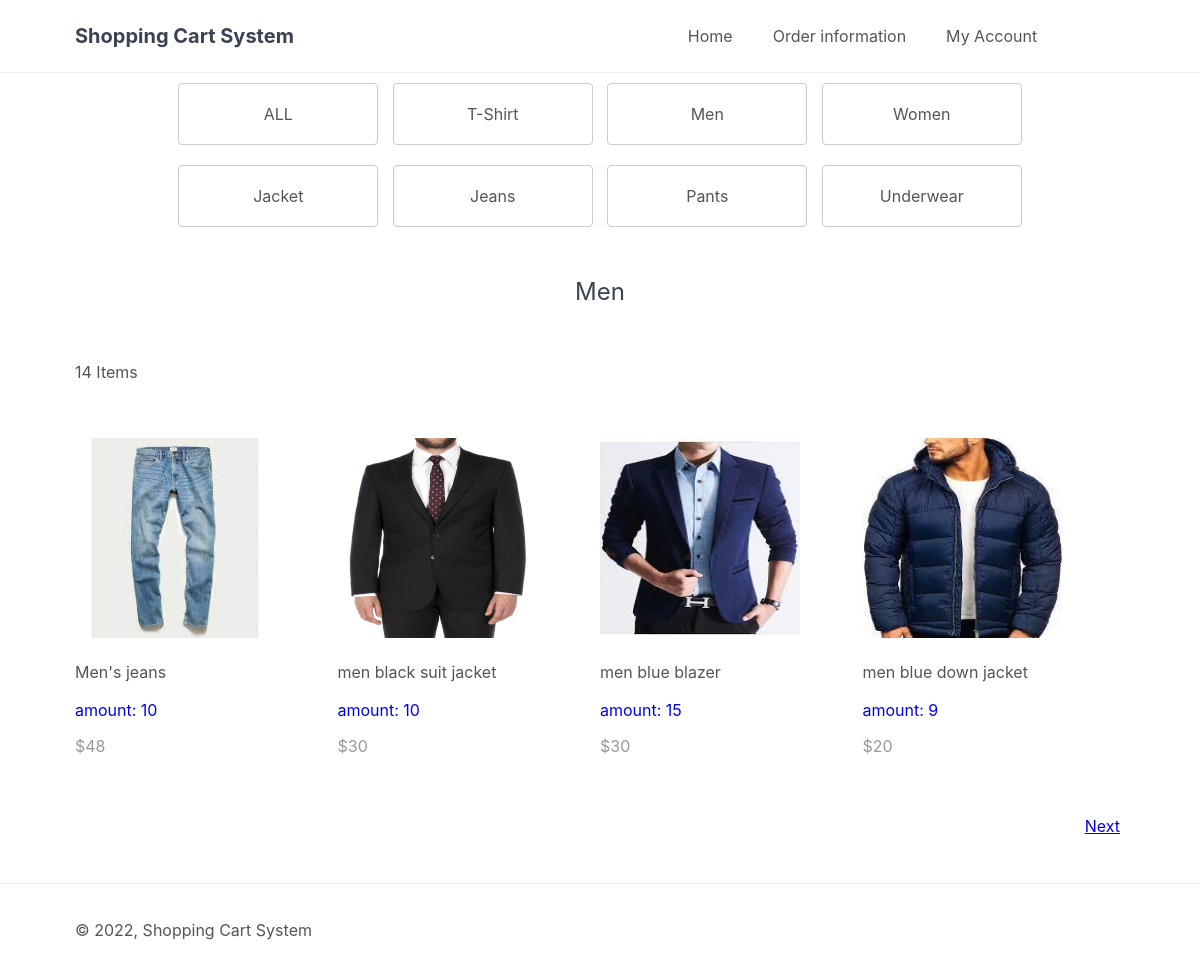
The page /index.php?page=manage&category=men (signed in) on the database its author committed.
### tables this page shows
CREATE TABLE IF NOT EXISTS `item_category` (
  `item_id` int(11) NOT NULL AUTO_INCREMENT,
  `category` varchar(64) DEFAULT NULL,
  KEY `item_id` (`item_id`),
  CONSTRAINT `item_category_ibfk_1` FOREIGN KEY (`item_id`) REFERENCES `item` (`item_id`)
);

CREATE TABLE IF NOT EXISTS `item` (
  `item_id` int(11) NOT NULL AUTO_INCREMENT,
  `item_name` varchar(64) DEFAULT NULL,
  `desc` varchar(1024) DEFAULT NULL,
  `price` int(11) DEFAULT NULL,
  `rrp` int(11) DEFAULT NULL,
  `quantity` int(11) DEFAULT NULL,
  `img` varchar(32) DEFAULT NULL,
  `date_added` datetime NOT NULL DEFAULT CURRENT_TIMESTAMP,
  `availability` tinyint(1) DEFAULT NULL,
  PRIMARY KEY (`item_id`)
);

### manage.php (the view, shortened to what this page needs)
<?php
if(isset($_GET['category'])){
    $category = $_GET['category'];
    $num_products_on_each_page = 4;
    $current_page = isset($_GET['p']) && is_numeric($_GET['p']) ? (int)$_GET['p'] : 1;
    $stmt = $pdo->prepare('SELECT * FROM item natural join item_category where category = ? and item.quantity<>0 ORDER BY date_added DESC LIMIT ?,?');
    $stmt->bindValue(1, $category, PDO::PARAM_STR);
    $stmt->bindValue(2, ($current_page - 1) * $num_products_on_each_page, PDO::PARAM_INT);
    $stmt->bindValue(3, $num_products_on_each_page, PDO::PARAM_INT);
    $stmt->execute();
    $products = $stmt->fetchAll(PDO::FETCH_ASSOC);
    $stmt = $pdo->prepare('SELECT * FROM item natural join item_category where category = ? and item.quantity<>0');
    $stmt->execute([$category]);
    $total_products = sizeof($stmt->fetchAll(PDO::FETCH_ASSOC));
}
?>
<?=template_manager('Manage')?>
<div class ="category">
    <a href="index.php?page=manage" class="catagory_button">ALL</a>
    <a href="index.php?page=manage&category=T-Shirt"class="catagory_button">T-Shirt</a>
    <a href="index.php?page=manage&category=men"class="catagory_button">Men</a>
    <a href="index.php?page=manage&category=Women"class="catagory_button">Women</a> <br>
    <a href="index.php?page=manage&category=jacket"class="catagory_button">Jacket</a>
    <a href="index.php?page=manage&category=jeans"class="catagory_button">Jeans</a>
    <a href="index.php?page=manage&category=pants"class="catagory_button">Pants</a>
    <a href="index.php?page=manage&category=underwear"class="catagory_button">Underwear</a>
</div>
<div class="products content-wrapper">
    <h1> <?=ucfirst($category)?> </h1>
    <p><?=$total_products?> Items </p>
    <div class="products-wrapper">
        <?php foreach ($products as $product): ?>
        <a href="index.php?page=manage_product&id=<?=$product['item_id']?>" class="product">
            <img src="imgs/<?=$product['img']?>" width="200" height="200" alt="<?=$product['item_name']?>">
            <span class="name"><?=$product['item_name']?></span>
            <div class="login">
                <p>
                    amount:
                    <?=$product['quantity']?>
                </p>
            </div>
            <span class="price">
                &dollar;<?=$product['price']?>
            </span>
        </a>
        <?php endforeach; ?>
    </div>
    <div class="buttons">
        <?php if ($total_products > ($current_page * $num_products_on_each_page) - $num_products_on_each_page + count($products)): ?>
            <?php if ($category == "Products"): ?>
                <a href="index.php?page=manage&p=<?=$current_page+1?>">Next</a>
            <?php else: ?>
                <a href="index.php?page=manage&category=<?php echo $category;?>&p=<?=$current_page+1?>">Next</a>
            <?php endif; ?>
        <?php endif; ?>
    </div>
</div>
<?=template_footer()?>

### style.css (style rules this page uses)
div.category { text-align: center; margin: 0 auto; }
a.catagory_button { background-color: #ffffff; border: 1px solid #ccc; border-radius: 4px; color: #555; cursor: pointer; display: inline-block; font-size: 16px; width: 200px; margin: 10px 5px; padding: 20px 40px; text-align: center; transition-duration: 0.4s; text-decoration: none; }
* { box-sizing: border-box; font-family: -apple-system, BlinkMacSystemFont, "segoe ui", roboto, oxygen, ubuntu, cantarell, "fira sans", "droid sans", "helvetica neue", Arial, sans-serif; font-size: 16px; }
html { height: 100%; }
body { position: relative; min-height: 100%; color: #555555; background-color: #FFFFFF; margin: 0; padding-bottom: 100px; }
h1, h2, h3, h4, h5 { color: #394352; }
.content-wrapper { width: 1050px; margin: 0 auto; }
main .recentlyadded .products, main .products .products-wrapper { display: flex; flex-wrap: wrap; align-items: center; padding: 40px 0 0 0; }
main .recentlyadded .products .product, main .products .products-wrapper .product { display: block; overflow: hidden; text-decoration: none; width: 25%; padding-bottom: 60px; }
main .recentlyadded .products .product img, main .products .products-wrapper .product img { transform: scale(1); transition: transform 1s; }
main .recentlyadded .products .product .name, main .products .products-wrapper .product .name { display: block; color: #555555; padding: 20px 0 2px 0; }
main .recentlyadded .products .product .price, main .products .products-wrapper .product .price { display: block; color: #999999; }
main > .products h1 { display: block; font-weight: normal; margin: 0; padding: 40px 0; font-size: 24px; text-align: center; width: 100%; }
main > .products .buttons { text-align: right; padding-bottom: 40px; }
main > .products .buttons a:first-child { margin-right: 5px; }

### rows shown on the page
item_category: item.img (picture), item.item_name "Men's jeans", item.quantity "10", item.price "48"
item_category: item.img (picture), item.item_name "men black suit jacket", item.quantity "10", item.price "30"
item_category: item.img (picture), item.item_name "men blue blazer", item.quantity "15", item.price "30"
item_category: item.img (picture), item.item_name "men blue down jacket", item.quantity "9", item.price "20"

### other values the page prints
$category "Men"
$total_products "14"
